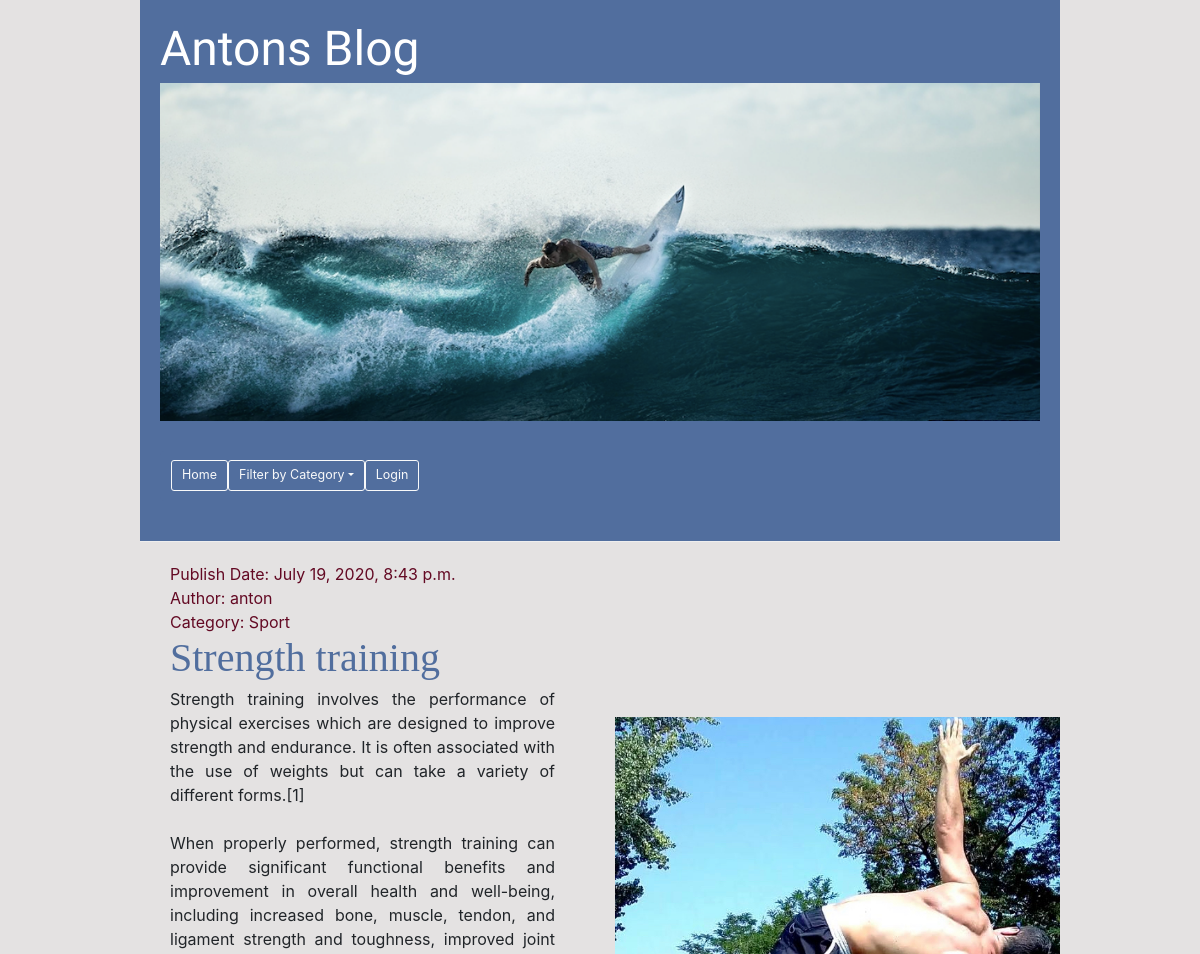
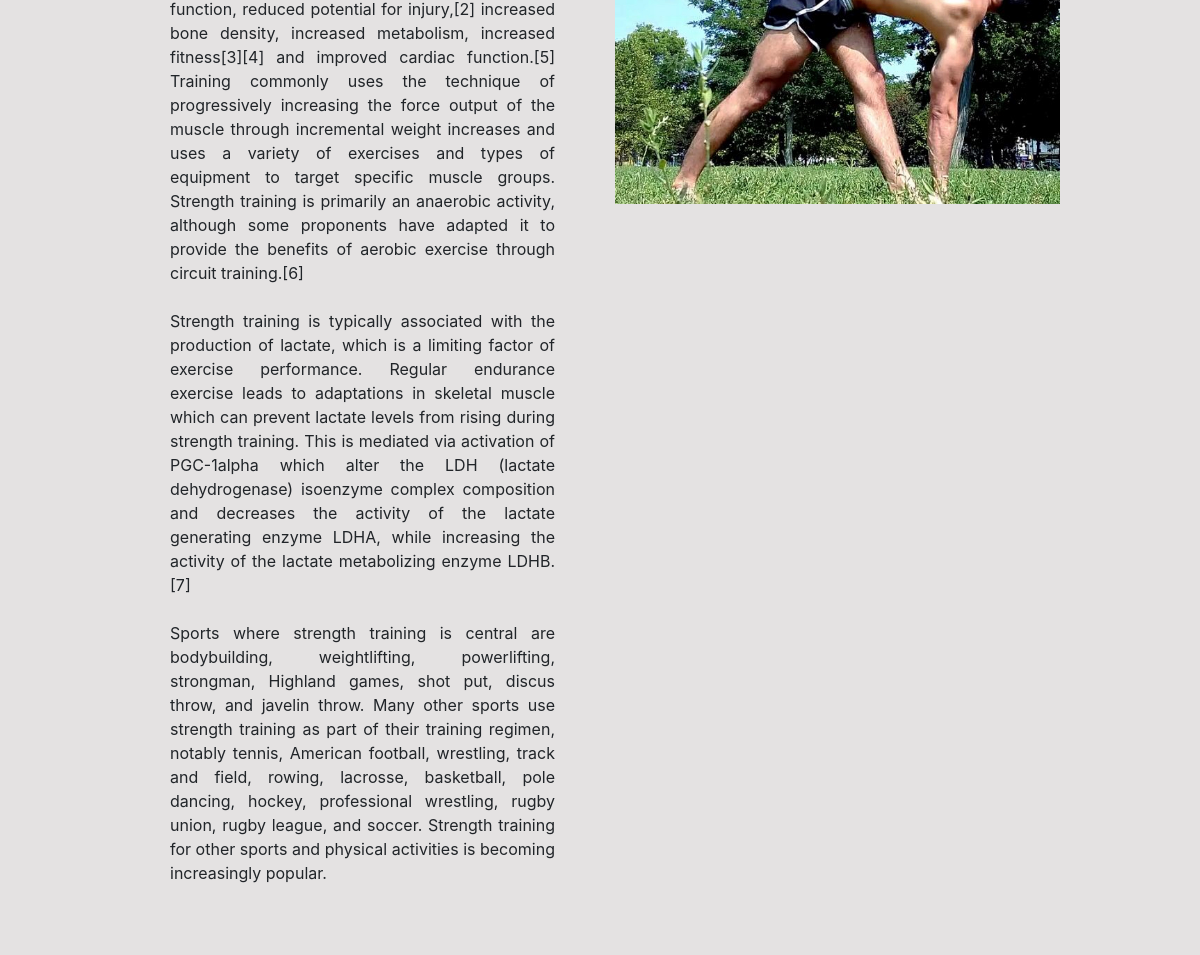
Screenshot of /post/11/ with the database file from the repository (2 pictures, top to bottom).
### blog/models.py (models this page shows, shortened)
class Post(models.Model):
    author = models.ForeignKey(settings.AUTH_USER_MODEL, on_delete=models.CASCADE)
    title = models.CharField(max_length=200)
    text = models.TextField()
    created_date = models.DateTimeField(default=timezone.now)
    published_date = models.DateTimeField(blank=True, null=True)
    image = models.ImageField(null=True, upload_to='images/')
    CATEGORY1 = 'Food'
    CATEGORY2 = 'Body'
    CATEGORY3 = 'Lifestyle'
    CATEGORY4 = 'Sport'
    CATEGORY5 = 'Other'
    CATEGORY_CHOICES = [
        (CATEGORY1, 'Food'),
        (CATEGORY2, 'Body'),
        (CATEGORY3, 'Lifestyle'),
        (CATEGORY4, 'Sport'),
        (CATEGORY5, 'Other')
    ]
    category = models.CharField(
        blank=True,
        max_length=20,
        choices=CATEGORY_CHOICES,
    )

### blog/views.py (the view)
# urls.py: path('post/<int:pk>/', views.post_detail, name='post_detail'),
def post_detail(request, pk):
    post = get_object_or_404(Post, pk=pk)
    return render(request, 'blog/post_detail.html', {'post': post})

### blog/templates/blog/post_detail.html (shortened to what this page needs)
{% extends 'blog/base.html' %}
{% block content %}
<div class="row">
    <div class="col-lg-6">
    <div class="post">
        {% if post.published_date %}
        <div class="date">
            <a>Publish Date:  </a>{{ post.published_date }}
        </div>
        {% endif %}
        {% if post.author %}
        <div class="author">
            <a>Author:  </a>{{ post.author }}
        </div>
        {% endif %}
        <div class="category">
            <a>Category:  </a>{{ post.category }}
        </div>
        <h2><a>{{ post.title }}</a></h2>
        <p>{{ post.text|linebreaksbr }}</p>
    </div>
</div>
    <div class="col-lg-6" style="margin:155px 0px">
        {% if post.image %}
        <img class="img-responsive" src="{{ post.image.url}}" alt="{{ post.title }}" class="post-image">
        {% endif %}
    </div>
    </div>
{% endblock %}

### blog/static/css/blog.css (style rules this page uses)
body { background-color: #e4e2e2; padding-left: 125px; padding-right: 125px; }
h2 a { font-family: 'Bradley Hand', cursive; font-size: 30pt; color: #516e9e; }
.date { color: #630923; }
.author { color: #630923; }
.category { color: #630923; }
.post { margin-bottom: 70px; text-align: justify; text-justify: inter-word; font-size: 12pt; margin-left: 30px; margin-right: 30px; }
.post h2 a, .post h2 a:visited { color: #516e9e; }

### blog/templates/blog/base.html (style rules this page uses)
img { display: block;margin-bottom: 30px; }

### rows the page displays
Post: published_date "July 19, 2020, 8:43 p.m.", author "anton", category "Sport", title "Strength training", text "Strength training involves the performance of physical exercises which are designed to improve strength and endurance. It is often associated with the use of weights but can take a variety of different forms.[1] When properly performed, strength training can provide significant functional benefits and improvement in overall health and well-being, including increased bone, muscle, tendon, and ligament strength and toughness, improved joint function, reduced potential for injury,[2] increased bone density, increased metabolism, increased fitness[3][4] and improved cardiac function.[5] Training commonly uses the technique of progressively increasing the force output of the muscle through…", image (picture)
